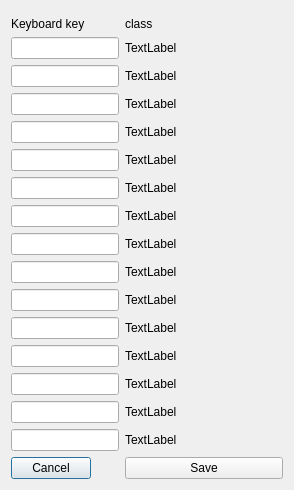
<?xml version="1.0" encoding="UTF-8"?>
<ui version="4.0">
 <class>keyboardSetupDlg</class>
 <widget class="QDialog" name="keyboardSetupDlg">
  <property name="geometry">
   <rect>
    <x>0</x>
    <y>0</y>
    <width>294</width>
    <height>464</height>
   </rect>
  </property>
  <property name="windowTitle">
   <string>Keyboard Setup</string>
  </property>
  <layout class="QFormLayout" name="formLayout_2">
   <item row="0" column="0">
    <layout class="QFormLayout" name="formLayout"/>
   </item>
   <item row="3" column="0">
    <widget class="QLineEdit" name="lineEdit_1"/>
   </item>
   <item row="3" column="1">
    <widget class="QLabel" name="label_1">
     <property name="text">
      <string>TextLabel</string>
     </property>
    </widget>
   </item>
   <item row="4" column="0">
    <widget class="QLineEdit" name="lineEdit_2"/>
   </item>
   <item row="4" column="1">
    <widget class="QLabel" name="label_2">
     <property name="text">
      <string>TextLabel</string>
     </property>
    </widget>
   </item>
   <item row="5" column="0">
    <widget class="QLineEdit" name="lineEdit_3"/>
   </item>
   <item row="5" column="1">
    <widget class="QLabel" name="label_3">
     <property name="text">
      <string>TextLabel</string>
     </property>
    </widget>
   </item>
   <item row="6" column="0">
    <widget class="QLineEdit" name="lineEdit_4"/>
   </item>
   <item row="6" column="1">
    <widget class="QLabel" name="label_4">
     <property name="text">
      <string>TextLabel</string>
     </property>
    </widget>
   </item>
   <item row="7" column="0">
    <widget class="QLineEdit" name="lineEdit_5"/>
   </item>
   <item row="7" column="1">
    <widget class="QLabel" name="label_5">
     <property name="text">
      <string>TextLabel</string>
     </property>
    </widget>
   </item>
   <item row="2" column="0">
    <widget class="QLabel" name="label_01">
     <property name="text">
      <string>Keyboard key</string>
     </property>
    </widget>
   </item>
   <item row="2" column="1">
    <widget class="QLabel" name="label_00">
     <property name="text">
      <string>class</string>
     </property>
    </widget>
   </item>
   <item row="8" column="0">
    <widget class="QLineEdit" name="lineEdit_6"/>
   </item>
   <item row="8" column="1">
    <widget class="QLabel" name="label_6">
     <property name="text">
      <string>TextLabel</string>
     </property>
    </widget>
   </item>
   <item row="9" column="0">
    <widget class="QLineEdit" name="lineEdit_7"/>
   </item>
   <item row="9" column="1">
    <widget class="QLabel" name="label_7">
     <property name="text">
      <string>TextLabel</string>
     </property>
    </widget>
   </item>
   <item row="10" column="0">
    <widget class="QLineEdit" name="lineEdit_8"/>
   </item>
   <item row="11" column="0">
    <widget class="QLineEdit" name="lineEdit_9"/>
   </item>
   <item row="12" column="0">
    <widget class="QLineEdit" name="lineEdit_10"/>
   </item>
   <item row="13" column="0">
    <widget class="QLineEdit" name="lineEdit_11"/>
   </item>
   <item row="14" column="0">
    <widget class="QLineEdit" name="lineEdit_12"/>
   </item>
   <item row="15" column="0">
    <widget class="QLineEdit" name="lineEdit_13"/>
   </item>
   <item row="16" column="0">
    <widget class="QLineEdit" name="lineEdit_14"/>
   </item>
   <item row="17" column="0">
    <widget class="QLineEdit" name="lineEdit_15"/>
   </item>
   <item row="10" column="1">
    <widget class="QLabel" name="label_8">
     <property name="text">
      <string>TextLabel</string>
     </property>
    </widget>
   </item>
   <item row="11" column="1">
    <widget class="QLabel" name="label_9">
     <property name="text">
      <string>TextLabel</string>
     </property>
    </widget>
   </item>
   <item row="12" column="1">
    <widget class="QLabel" name="label_10">
     <property name="text">
      <string>TextLabel</string>
     </property>
    </widget>
   </item>
   <item row="13" column="1">
    <widget class="QLabel" name="label_11">
     <property name="text">
      <string>TextLabel</string>
     </property>
    </widget>
   </item>
   <item row="14" column="1">
    <widget class="QLabel" name="label_12">
     <property name="text">
      <string>TextLabel</string>
     </property>
    </widget>
   </item>
   <item row="15" column="1">
    <widget class="QLabel" name="label_13">
     <property name="text">
      <string>TextLabel</string>
     </property>
    </widget>
   </item>
   <item row="16" column="1">
    <widget class="QLabel" name="label_14">
     <property name="text">
      <string>TextLabel</string>
     </property>
    </widget>
   </item>
   <item row="17" column="1">
    <widget class="QLabel" name="label_15">
     <property name="text">
      <string>TextLabel</string>
     </property>
    </widget>
   </item>
   <item row="18" column="0">
    <widget class="QPushButton" name="cancelBtn">
     <property name="text">
      <string>Cancel</string>
     </property>
    </widget>
   </item>
   <item row="18" column="1">
    <widget class="QPushButton" name="saveBtn">
     <property name="text">
      <string>Save</string>
     </property>
    </widget>
   </item>
  </layout>
 </widget>
 <resources/>
 <connections/>
</ui>
